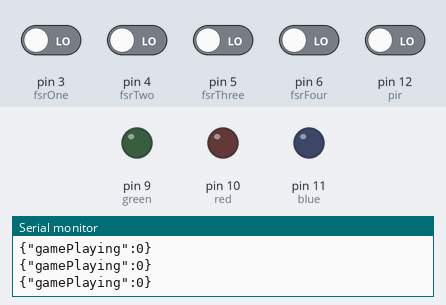
Simulated run of this sketch. Board: Arduino Uno, built with avr-gcc and run on an emulated ATmega328P. Parts: output pins drawn as LEDs (lit = HIGH), the last lines printed to the serial monitor. The test bench sets the inputs (shaded band); at power-on: pin 3 (fsrOne), pin 4 (fsrTwo), pin 5 (fsrThree), pin 6 (fsrFour), pin 12 (pir) LOW.

Above: at 1.7 s.
1.8 s: pin 12 (pir) driven HIGH
At 2.9 s:
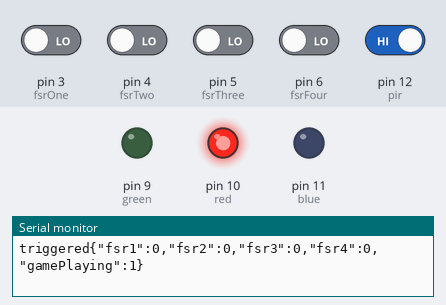
3.3 s: pin 12 (pir) driven LOW
Timing chart, 0 to 6.3 s (numbered marks = the images above; inputs shaded):
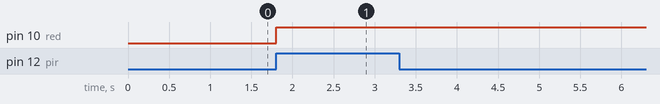

The sketch:

brainControl.ino
```cpp
#define fsrOne 3
#define fsrTwo 4
#define fsrThree 5
#define fsrFour 6
#define pir 12
#define blue 11
#define red 10
#define green 9

int fsr1 = 0;
int fsr2 = 0;
int fsr3 = 0;
int fsr4 = 0;
bool playing = false;
int pirState = LOW;
int pirSensor = 0;
String jsonString = "";
unsigned long gameTime;

void setup() {
  Serial.begin(9600);
  pinMode(fsrOne, INPUT);
  pinMode(fsrTwo, INPUT);
  pinMode(fsrThree, INPUT);
  pinMode(fsrFour, INPUT);
  pinMode(pir, INPUT);
  pinMode(red, OUTPUT);
  pinMode(green, OUTPUT);
  pinMode(blue, OUTPUT);

  delay(500);
}

void loop() {

  pirSensor = digitalRead(pir);
  //pirSensor = 1;
  if (pirSensor) {
    digitalWrite(red, HIGH);
    Serial.print("triggered");
    if (!playing){
      playing = true;
      Serial.println("game started");
    }
    // if the motion is detected reset timer
    gameTime = millis();
  }

  if (millis() - gameTime > 120000) {
    playing = false;
  }

  if (playing){
    fsr1 = digitalRead(fsrOne);
    fsr2 = digitalRead(fsrTwo);
    fsr3 = digitalRead(fsrThree);
    fsr4 = digitalRead(fsrFour);
    if (fsr1 || fsr2 || fsr3 || fsr4){
      gameTime = millis();
    }
    jsonString = "{\"fsr1\":"+String(fsr1)+",\"fsr2\":"+String(fsr2)+",\"fsr3\":"+String(fsr3)+",\"fsr4\":"+String(fsr4)+",\"gamePlaying\":1"+"}";
    Serial.println(jsonString);
  } else {
    jsonString = "{\"gamePlaying\":0}";
    Serial.println(jsonString);
  }

  delay(100);
}
```

Measured:
- after the input at 1.8 s, pin 10 (red): LOW → HIGH at once
